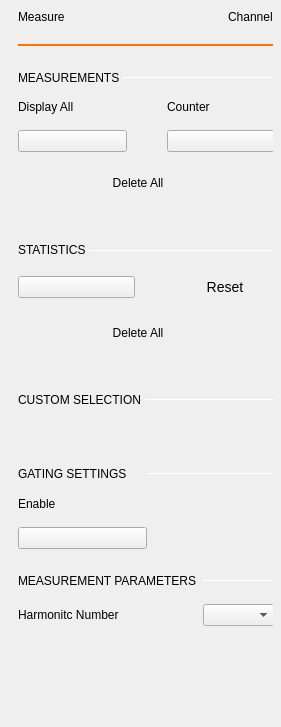
<?xml version="1.0" encoding="UTF-8"?>
<ui version="4.0">
 <class>MeasureSettings</class>
 <widget class="QWidget" name="MeasureSettings">
  <property name="geometry">
   <rect>
    <x>0</x>
    <y>0</y>
    <width>281</width>
    <height>727</height>
   </rect>
  </property>
  <property name="sizePolicy">
   <sizepolicy hsizetype="Preferred" vsizetype="Preferred">
    <horstretch>0</horstretch>
    <verstretch>0</verstretch>
   </sizepolicy>
  </property>
  <property name="windowTitle">
   <string>Form</string>
  </property>
  <layout class="QVBoxLayout" name="verticalLayout_2">
   <property name="spacing">
    <number>0</number>
   </property>
   <property name="leftMargin">
    <number>18</number>
   </property>
   <property name="topMargin">
    <number>10</number>
   </property>
   <property name="rightMargin">
    <number>8</number>
   </property>
   <property name="bottomMargin">
    <number>0</number>
   </property>
   <item>
    <layout class="QVBoxLayout" name="verticalLayout">
     <property name="spacing">
      <number>0</number>
     </property>
     <property name="topMargin">
      <number>0</number>
     </property>
     <property name="bottomMargin">
      <number>0</number>
     </property>
     <item>
      <layout class="QHBoxLayout" name="hLayout_titleBar">
       <property name="spacing">
        <number>0</number>
       </property>
       <item>
        <widget class="QLabel" name="label">
         <property name="text">
          <string>Measure</string>
         </property>
         <property name="general_settings_label" stdset="0">
          <bool>true</bool>
         </property>
        </widget>
       </item>
       <item>
        <spacer name="horizontalSpacer">
         <property name="orientation">
          <enum>Qt::Horizontal</enum>
         </property>
         <property name="sizeHint" stdset="0">
          <size>
           <width>40</width>
           <height>0</height>
          </size>
         </property>
        </spacer>
       </item>
       <item>
        <widget class="QLabel" name="lblChanName">
         <property name="text">
          <string>Channel</string>
         </property>
         <property name="general_settings_label" stdset="0">
          <bool>true</bool>
         </property>
        </widget>
       </item>
      </layout>
     </item>
     <item>
      <spacer name="verticalSpacer_2">
       <property name="orientation">
        <enum>Qt::Vertical</enum>
       </property>
       <property name="sizeType">
        <enum>QSizePolicy::Fixed</enum>
       </property>
       <property name="sizeHint" stdset="0">
        <size>
         <width>0</width>
         <height>20</height>
        </size>
       </property>
      </spacer>
     </item>
     <item>
      <widget class="Line" name="line">
       <property name="sizePolicy">
        <sizepolicy hsizetype="Minimum" vsizetype="Fixed">
         <horstretch>0</horstretch>
         <verstretch>0</verstretch>
        </sizepolicy>
       </property>
       <property name="minimumSize">
        <size>
         <width>0</width>
         <height>2</height>
        </size>
       </property>
       <property name="maximumSize">
        <size>
         <width>16777215</width>
         <height>2</height>
        </size>
       </property>
       <property name="styleSheet">
        <string notr="true">border: 2px solid rgb(255, 114, 0);</string>
       </property>
       <property name="orientation">
        <enum>Qt::Horizontal</enum>
       </property>
      </widget>
     </item>
     <item>
      <widget class="QScrollArea" name="scrollArea">
       <property name="sizePolicy">
        <sizepolicy hsizetype="Expanding" vsizetype="Expanding">
         <horstretch>0</horstretch>
         <verstretch>0</verstretch>
        </sizepolicy>
       </property>
       <property name="frameShape">
        <enum>QFrame::NoFrame</enum>
       </property>
       <property name="horizontalScrollBarPolicy">
        <enum>Qt::ScrollBarAlwaysOff</enum>
       </property>
       <property name="widgetResizable">
        <bool>true</bool>
       </property>
       <widget class="QWidget" name="scrollAreaWidgetContents">
        <property name="geometry">
         <rect>
          <x>0</x>
          <y>0</y>
          <width>311</width>
          <height>674</height>
         </rect>
        </property>
        <property name="sizePolicy">
         <sizepolicy hsizetype="Preferred" vsizetype="Preferred">
          <horstretch>0</horstretch>
          <verstretch>0</verstretch>
         </sizepolicy>
        </property>
        <layout class="QVBoxLayout" name="verticalLayout_3">
         <property name="spacing">
          <number>0</number>
         </property>
         <property name="leftMargin">
          <number>0</number>
         </property>
         <property name="topMargin">
          <number>0</number>
         </property>
         <property name="rightMargin">
          <number>10</number>
         </property>
         <property name="bottomMargin">
          <number>0</number>
         </property>
         <item>
          <layout class="QGridLayout" name="gridLayout">
           <property name="topMargin">
            <number>0</number>
           </property>
           <property name="bottomMargin">
            <number>0</number>
           </property>
           <property name="horizontalSpacing">
            <number>0</number>
           </property>
           <item row="1" column="0">
            <widget class="QLabel" name="label_6">
             <property name="sizePolicy">
              <sizepolicy hsizetype="Fixed" vsizetype="Fixed">
               <horstretch>0</horstretch>
               <verstretch>0</verstretch>
              </sizepolicy>
             </property>
             <property name="text">
              <string>MEASUREMENTS </string>
             </property>
             <property name="subsection_label" stdset="0">
              <bool>true</bool>
             </property>
            </widget>
           </item>
           <item row="1" column="1">
            <widget class="Line" name="line_2">
             <property name="maximumSize">
              <size>
               <width>16777215</width>
               <height>1</height>
              </size>
             </property>
             <property name="orientation">
              <enum>Qt::Horizontal</enum>
             </property>
             <property name="subsection_line" stdset="0">
              <bool>true</bool>
             </property>
            </widget>
           </item>
           <item row="2" column="0" colspan="2">
            <spacer name="verticalSpacer_4">
             <property name="orientation">
              <enum>Qt::Vertical</enum>
             </property>
             <property name="sizeType">
              <enum>QSizePolicy::Fixed</enum>
             </property>
             <property name="sizeHint" stdset="0">
              <size>
               <width>0</width>
               <height>15</height>
              </size>
             </property>
            </spacer>
           </item>
           <item row="0" column="0" colspan="2">
            <spacer name="verticalSpacer_3">
             <property name="orientation">
              <enum>Qt::Vertical</enum>
             </property>
             <property name="sizeType">
              <enum>QSizePolicy::Fixed</enum>
             </property>
             <property name="sizeHint" stdset="0">
              <size>
               <width>0</width>
               <height>25</height>
              </size>
             </property>
            </spacer>
           </item>
          </layout>
         </item>
         <item>
          <layout class="QGridLayout" name="gLayout_Measurements">
           <property name="topMargin">
            <number>0</number>
           </property>
           <property name="bottomMargin">
            <number>20</number>
           </property>
           <property name="horizontalSpacing">
            <number>40</number>
           </property>
           <property name="verticalSpacing">
            <number>16</number>
           </property>
           <item row="0" column="1">
            <widget class="QLabel" name="label_3">
             <property name="text">
              <string>Counter</string>
             </property>
            </widget>
           </item>
           <item row="0" column="0">
            <widget class="QLabel" name="label_2">
             <property name="text">
              <string>Display All</string>
             </property>
            </widget>
           </item>
           <item row="1" column="1">
            <widget class="scopy::CustomSwitch" name="button_Counter">
             <property name="checkable">
              <bool>true</bool>
             </property>
            </widget>
           </item>
           <item row="1" column="0">
            <widget class="scopy::CustomSwitch" name="button_measDisplayAll">
             <property name="checkable">
              <bool>true</bool>
             </property>
             <property name="checked">
              <bool>false</bool>
             </property>
            </widget>
           </item>
           <item row="2" column="0" colspan="2">
            <widget class="QPushButton" name="button_measDeleteAll">
             <property name="styleSheet">
              <string notr="true">QPushButton {
  min-height: 30px;
  max-height: 30px;
  min-width: 240px;
  max-width: 240px;

  border: 0px;
}</string>
             </property>
             <property name="text">
              <string>Delete All</string>
             </property>
             <property name="checkable">
              <bool>true</bool>
             </property>
             <property name="blue_button" stdset="0">
              <bool>true</bool>
             </property>
            </widget>
           </item>
          </layout>
         </item>
         <item>
          <layout class="QGridLayout" name="gridLayout_2">
           <property name="topMargin">
            <number>0</number>
           </property>
           <property name="bottomMargin">
            <number>0</number>
           </property>
           <property name="horizontalSpacing">
            <number>0</number>
           </property>
           <item row="1" column="0">
            <widget class="QLabel" name="label_7">
             <property name="sizePolicy">
              <sizepolicy hsizetype="Fixed" vsizetype="Fixed">
               <horstretch>0</horstretch>
               <verstretch>0</verstretch>
              </sizepolicy>
             </property>
             <property name="minimumSize">
              <size>
               <width>0</width>
               <height>0</height>
              </size>
             </property>
             <property name="text">
              <string>STATISTICS </string>
             </property>
             <property name="subsection_label" stdset="0">
              <bool>true</bool>
             </property>
            </widget>
           </item>
           <item row="1" column="1">
            <widget class="Line" name="line_3">
             <property name="minimumSize">
              <size>
               <width>0</width>
               <height>1</height>
              </size>
             </property>
             <property name="maximumSize">
              <size>
               <width>16777215</width>
               <height>0</height>
              </size>
             </property>
             <property name="orientation">
              <enum>Qt::Horizontal</enum>
             </property>
             <property name="subsection_line" stdset="0">
              <bool>true</bool>
             </property>
            </widget>
           </item>
           <item row="2" column="0" colspan="2">
            <spacer name="verticalSpacer_7">
             <property name="orientation">
              <enum>Qt::Vertical</enum>
             </property>
             <property name="sizeType">
              <enum>QSizePolicy::Fixed</enum>
             </property>
             <property name="sizeHint" stdset="0">
              <size>
               <width>0</width>
               <height>15</height>
              </size>
             </property>
            </spacer>
           </item>
           <item row="0" column="0" colspan="2">
            <spacer name="verticalSpacer_6">
             <property name="orientation">
              <enum>Qt::Vertical</enum>
             </property>
             <property name="sizeType">
              <enum>QSizePolicy::Fixed</enum>
             </property>
             <property name="sizeHint" stdset="0">
              <size>
               <width>0</width>
               <height>25</height>
              </size>
             </property>
            </spacer>
           </item>
          </layout>
         </item>
         <item>
          <layout class="QGridLayout" name="gLayout_Statistics">
           <property name="topMargin">
            <number>0</number>
           </property>
           <property name="bottomMargin">
            <number>20</number>
           </property>
           <property name="horizontalSpacing">
            <number>40</number>
           </property>
           <property name="verticalSpacing">
            <number>16</number>
           </property>
           <item row="0" column="0">
            <widget class="scopy::CustomSwitch" name="button_StatisticsEn">
             <property name="checkable">
              <bool>true</bool>
             </property>
            </widget>
           </item>
           <item row="0" column="1">
            <widget class="QPushButton" name="button_StatisticsReset">
             <property name="styleSheet">
              <string notr="true">QPushButton {
  min-height: 30px;
  max-height: 30px;
  min-width: 100px;
  max-width: 100px;

  border: 0px;

  font-size: 14px;
}</string>
             </property>
             <property name="text">
              <string>Reset</string>
             </property>
             <property name="checkable">
              <bool>false</bool>
             </property>
             <property name="blue_button" stdset="0">
              <bool>true</bool>
             </property>
            </widget>
           </item>
           <item row="1" column="0" colspan="2">
            <widget class="QPushButton" name="button_statsDeleteAll">
             <property name="styleSheet">
              <string notr="true">QPushButton {
  min-height: 30px;
  max-height: 30px;
  min-width: 240px;
  max-width: 240px;

  border: 0px;
}</string>
             </property>
             <property name="text">
              <string>Delete All</string>
             </property>
             <property name="checkable">
              <bool>true</bool>
             </property>
             <property name="blue_button" stdset="0">
              <bool>true</bool>
             </property>
            </widget>
           </item>
          </layout>
         </item>
         <item>
          <layout class="QHBoxLayout" name="horizontalLayout_4">
           <property name="spacing">
            <number>0</number>
           </property>
           <property name="topMargin">
            <number>25</number>
           </property>
           <property name="bottomMargin">
            <number>15</number>
           </property>
           <item>
            <widget class="QLabel" name="label_8">
             <property name="sizePolicy">
              <sizepolicy hsizetype="Fixed" vsizetype="Fixed">
               <horstretch>0</horstretch>
               <verstretch>0</verstretch>
              </sizepolicy>
             </property>
             <property name="frameShadow">
              <enum>QFrame::Sunken</enum>
             </property>
             <property name="text">
              <string>CUSTOM SELECTION </string>
             </property>
             <property name="subsection_label" stdset="0">
              <bool>true</bool>
             </property>
            </widget>
           </item>
           <item>
            <widget class="Line" name="line_4">
             <property name="minimumSize">
              <size>
               <width>0</width>
               <height>1</height>
              </size>
             </property>
             <property name="maximumSize">
              <size>
               <width>16777215</width>
               <height>1</height>
              </size>
             </property>
             <property name="orientation">
              <enum>Qt::Horizontal</enum>
             </property>
             <property name="subsection_line" stdset="0">
              <bool>true</bool>
             </property>
            </widget>
           </item>
          </layout>
         </item>
         <item>
          <layout class="QHBoxLayout" name="hLayout_hMeasurements">
           <property name="spacing">
            <number>0</number>
           </property>
           <property name="topMargin">
            <number>0</number>
           </property>
          </layout>
         </item>
         <item>
          <spacer name="verticalSpacer_5">
           <property name="orientation">
            <enum>Qt::Vertical</enum>
           </property>
           <property name="sizeType">
            <enum>QSizePolicy::Fixed</enum>
           </property>
           <property name="sizeHint" stdset="0">
            <size>
             <width>0</width>
             <height>20</height>
            </size>
           </property>
          </spacer>
         </item>
         <item>
          <layout class="QHBoxLayout" name="hLayout_vMeasurements">
           <property name="spacing">
            <number>0</number>
           </property>
           <property name="bottomMargin">
            <number>0</number>
           </property>
          </layout>
         </item>
         <item>
          <spacer name="verticalSpacer_8">
           <property name="orientation">
            <enum>Qt::Vertical</enum>
           </property>
           <property name="sizeType">
            <enum>QSizePolicy::Fixed</enum>
           </property>
           <property name="sizeHint" stdset="0">
            <size>
             <width>0</width>
             <height>25</height>
            </size>
           </property>
          </spacer>
         </item>
         <item>
          <layout class="QGridLayout" name="gridLayout_3">
           <property name="verticalSpacing">
            <number>16</number>
           </property>
           <item row="0" column="1">
            <widget class="Line" name="line_5">
             <property name="minimumSize">
              <size>
               <width>0</width>
               <height>1</height>
              </size>
             </property>
             <property name="maximumSize">
              <size>
               <width>16777215</width>
               <height>1</height>
              </size>
             </property>
             <property name="orientation">
              <enum>Qt::Horizontal</enum>
             </property>
             <property name="subsection_line" stdset="0">
              <bool>true</bool>
             </property>
            </widget>
           </item>
           <item row="1" column="0">
            <widget class="QLabel" name="label_5">
             <property name="text">
              <string>Enable</string>
             </property>
            </widget>
           </item>
           <item row="0" column="0">
            <widget class="QLabel" name="label_4">
             <property name="text">
              <string>GATING SETTINGS</string>
             </property>
             <property name="subsection_label" stdset="0">
              <bool>true</bool>
             </property>
            </widget>
           </item>
           <item row="2" column="0">
            <widget class="scopy::CustomSwitch" name="button_GatingEnable">
             <property name="text">
              <string/>
             </property>
            </widget>
           </item>
          </layout>
         </item>
         <item>
          <layout class="QGridLayout" name="gridLayout_4">
           <property name="topMargin">
            <number>25</number>
           </property>
           <property name="bottomMargin">
            <number>15</number>
           </property>
           <property name="horizontalSpacing">
            <number>6</number>
           </property>
           <property name="verticalSpacing">
            <number>16</number>
           </property>
           <item row="0" column="0">
            <widget class="QLabel" name="label_9">
             <property name="frameShadow">
              <enum>QFrame::Sunken</enum>
             </property>
             <property name="text">
              <string>MEASUREMENT PARAMETERS</string>
             </property>
             <property name="subsection_label" stdset="0">
              <bool>true</bool>
             </property>
            </widget>
           </item>
           <item row="0" column="1">
            <widget class="Line" name="line_6">
             <property name="minimumSize">
              <size>
               <width>0</width>
               <height>1</height>
              </size>
             </property>
             <property name="maximumSize">
              <size>
               <width>16777215</width>
               <height>1</height>
              </size>
             </property>
             <property name="orientation">
              <enum>Qt::Horizontal</enum>
             </property>
             <property name="subsection_line" stdset="0">
              <bool>true</bool>
             </property>
            </widget>
           </item>
           <item row="1" column="0">
            <widget class="QLabel" name="label_10">
             <property name="text">
              <string>Harmonitc Number</string>
             </property>
            </widget>
           </item>
           <item row="1" column="1">
            <widget class="QComboBox" name="comboBox_harm">
             <property name="sizePolicy">
              <sizepolicy hsizetype="Minimum" vsizetype="Fixed">
               <horstretch>0</horstretch>
               <verstretch>0</verstretch>
              </sizepolicy>
             </property>
             <property name="frame">
              <bool>true</bool>
             </property>
            </widget>
           </item>
          </layout>
         </item>
         <item>
          <spacer name="verticalSpacer_9">
           <property name="orientation">
            <enum>Qt::Vertical</enum>
           </property>
           <property name="sizeType">
            <enum>QSizePolicy::Expanding</enum>
           </property>
           <property name="sizeHint" stdset="0">
            <size>
             <width>10</width>
             <height>10</height>
            </size>
           </property>
          </spacer>
         </item>
        </layout>
       </widget>
      </widget>
     </item>
    </layout>
   </item>
  </layout>
 </widget>
 <customwidgets>
  <customwidget>
   <class>scopy::CustomSwitch</class>
   <extends>QPushButton</extends>
   <header>gui/customSwitch.h</header>
  </customwidget>
 </customwidgets>
 <resources/>
 <connections/>
</ui>
